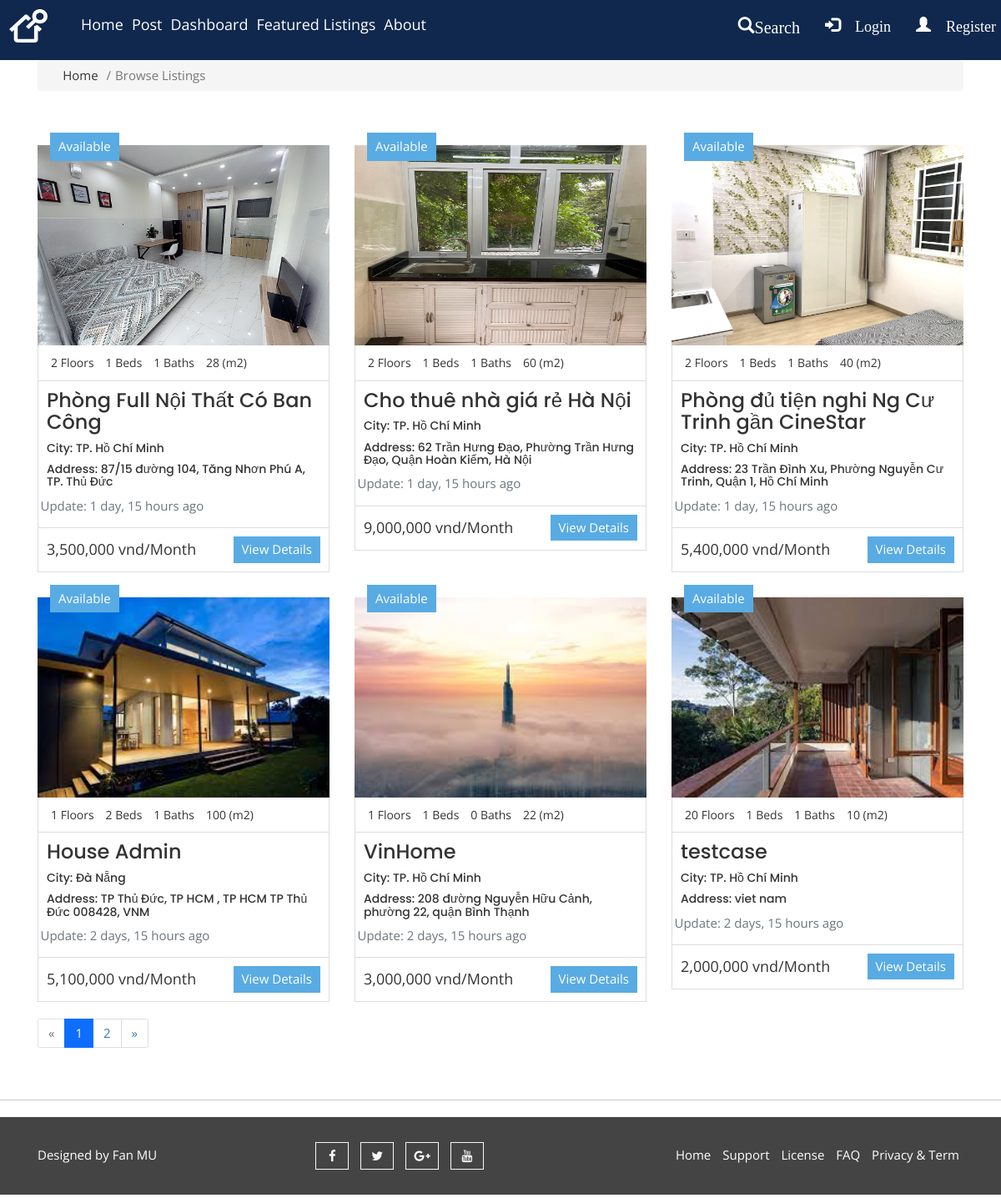
The page /listings/ on the database as committed earlier.
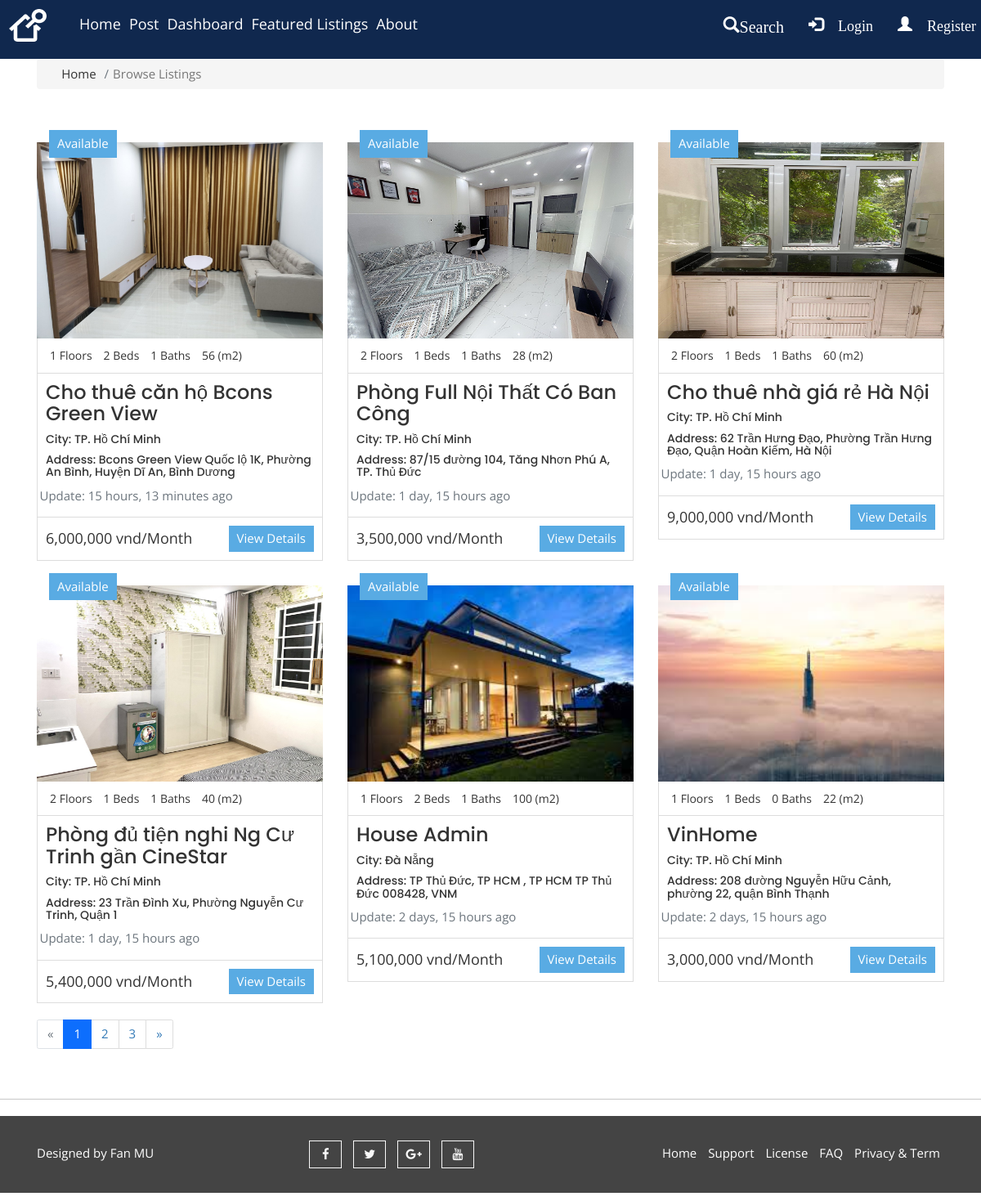
The same page on the database as committed later.
### house/models.py (models this page shows, shortened)
class Listing(models.Model):
    status_choices = (
        ("Available","Available"),
        ("Unvailable", "Unavailable"),
        ("Sale", "For Sale"),
    )
    city_choices = {
        ('TP. Hồ Chí Minh', 'TP. Hồ Chí Minh'),
        ('Hà Nội', 'Hà Nội'),
        ('Đà Nẵng', 'Đà Nẵng'),
    }
    status = models.CharField(max_length = 20, choices=status_choices, default="Available")
    lessor = models.ForeignKey(Profile,on_delete = models.CASCADE, blank=True,null=True)
    title = models.CharField(max_length = 120)
    address = models.CharField(max_length = 200)
    city = models.CharField(max_length = 100,choices=city_choices,default='TP. Hồ Chí Minh')
    description = models.TextField(blank=True)
    price = models.IntegerField()
    area = models.IntegerField()
    floor= models.IntegerField(default=1)
    bedrooms = models.IntegerField(default=0)
    kitcheen = models.IntegerField(default=0)
    bathrooms = models.IntegerField(default=0)
    garage = models.BooleanField(default=0)
    AirCondition = models.BooleanField(default=0)
    ComunityCenter = models.BooleanField(default=0)
    SecuritySystem = models.BooleanField(default=0)
    Furniture = models.TextField(default=0)
    list_date = models.DateField(default = datetime.now,blank = True)
    photo_main = models.ImageField(upload_to = 'photos/%Y/%m/%d/')
    photo_1 = models.ImageField(upload_to = 'photos/%Y/%m/%d/',blank =True)
    photo_2 = models.ImageField(upload_to = 'photos/%Y/%m/%d/',blank =True)
    photo_3 = models.ImageField(upload_to = 'photos/%Y/%m/%d/',blank =True)
    photo_4 = models.ImageField(upload_to = 'photos/%Y/%m/%d/',blank =True)
    photo_5 = models.ImageField(upload_to = 'photos/%Y/%m/%d/',blank =True)

### house/views.py (the view)
# urls.py: path('listings/',views.listing_list,name='listings'),
def listing_list(request):
    listings=Listing.objects.order_by('-list_date')
    paginator = Paginator(listings,6)
    page = request.GET.get('page')
    paged_listings = paginator.get_page(page)
    context={
        'listings':paged_listings
    }
    return render(request, "listings/listings.html",context)

### templates/listings/listings.html (shortened to what this page needs)
{% extends 'base.html' %}
{% load static %}
{% load humanize %}
{% block content %}
  <section id="bc" class="mt-3">
    <div class="container">
      <nav aria-label="breadcrumb">
        <ol class="breadcrumb">
          <li class="breadcrumb-item">
            <a href="{% url 'home' %}">
              <i class="fas fa-home"></i> Home</a>
          </li>
          <li class="breadcrumb-item active"> Browse Listings</li>
        </ol>
      </nav>
    </div>
  </section>
   <section id="listings" class="py-4">
    <div class="container">
      <div class="row">
    {% if listings %}
        {% for listing in listings %}
        <div class="col-md-4">
            <article class="aa-properties-item">
              <a href="{% url 'listing' listing.pk%}" class="aa-properties-item-img">
                <img src="{{listing.photo_main.url }}" alt="img" width="370" height="240">
              </a>
              <div class="aa-tag for-sale">
                {{listing.status}}
              </div>
              <div class="aa-properties-item-content">
                <div class="aa-properties-info">
                  <span>{{listing.floor}} Floors</span>
                  <span>{{listing.bedrooms}} Beds</span>
                  <span>{{listing.bathrooms}} Baths</span>
                  <span>{{listing.area}} (m2)</span>
                </div>
                <div class="aa-properties-about">
                  <h3><a href="{% url 'listing' listing.pk %}">{{listing.title}}</a></h3>
                  <h5>City: {{listing.city}}</h5>
                  <h5>Address: {{listing.address}}</h5>
                  <div class="row text-secondary pb-2">
                    <div class="col-12">
                      Update: {{ listing.list_date | timesince }} ago</div>
                  </div>
                </div>
                <div class="aa-properties-detial">
                  <span class="aa-price">
                    {{listing.price| intcomma}} vnd/Month
                  </span>
                  <a href="{% url 'listing' listing.pk %}" class="aa-secondary-btn">View Details</a>
                </div>
              </div>
            </article>
          </div>
        {% endfor%}
    {% else %}
          <div class="col-md-12">
            <p>No listings available.</p>
          </div>
    {% endif %}
      </div>
      <div class="row">
        <div class="col-md-12">
          {% if listings.has_other_pages %}
            <ul class="pagination">
              {% if listings.has_previous  %}
                <li class="page-item">
                  <a href="?page={{listings.previous_page_number}}" class="page-link">
                    &laquo;
                  </a>
                </li>
                {% else %}
                  <li class="page-item disabled">
                    <a class="page-link">&laquo;</a>
                  </li>
              {% endif %}
              {% for i in listings.paginator.page_range %}
                  {% if listings.number == i %}
                  <li class="page-item active">
                    <a class="page-link">{{i}}</a>
                  </li>
                  {% else %}
                  <li class="page-item">
                    <a href="?page={{i}}" class="page-link">{{i}}</a>
                  </li>
                  {% endif %}
              {% endfor %}
            {% if listings.has_next  %}
                <li class="page-item">
                  <a href="?page={{listings.next_page_number}}" class="page-link">
                    &raquo;
                  </a>
                </li>
                {% else %}
                  <li class="page-item disabled">
                    <a class="page-link">&raquo;</a>
                  </li>
              {% endif %}
            </ul>
          {% endif %}
        </div>
      </div>
    </div>
  </section>
{% endblock%}

Rows that differ between the two databases and show on the page:
no longer on this page (row unchanged): Listing: photo_main (picture), status "Available", floor "20", bedrooms "1", bathrooms "1", area "10", title "testcase", city "TP. Hồ Chí Minh", address "viet nam", list_date "2 days, 15 hours", price "2,000,000"
added Listing: photo_main (picture), status "Available", floor "1", bedrooms "2", bathrooms "1", area "56", title "Cho thuê căn hộ Bcons Green View", city "TP. Hồ Chí Minh", address "Bcons Green View Quốc lộ 1K, Phường An Bình, Huyện Dĩ An, Bình Dương", list_date "15 hours, 13 minutes", price "6,000,000"
changed Listing "Phòng đủ tiện nghi Ng Cư Trinh gần CineStar": address "23 Trần Đình Xu, Phường Nguyễn Cư Trinh, Quận 1, Hồ Chí Minh" → "23 Trần Đình Xu, Phường Nguyễn Cư Trinh, Quận 1"
Other text that changed with them:
new list line: "3"
